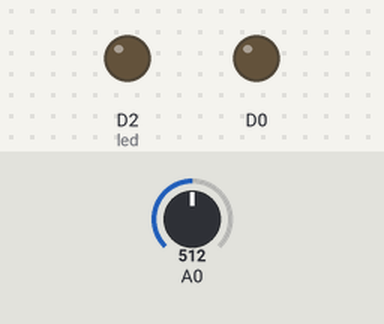
This sketch was run on a simulated ESP8266 (NodeMCU). On the bench: output pins drawn as LEDs (lit = HIGH). Inputs (shaded band) come from the test bench; at power-on: A0 = 512. WiFi joins after 1.5 s; servers stay silent unless stated; no MQTT or app messages arrive unless stated; what the sketch prints to the serial monitor is not drawn.

Above: at 0.1 s.
At 1.6 s:
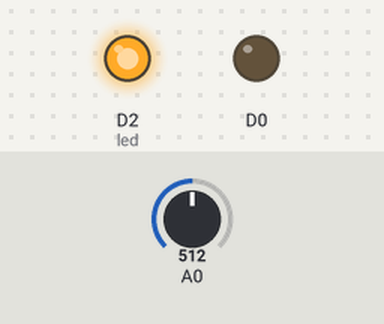
Timing chart, 0 to 3.1 s (numbered marks = the images above):
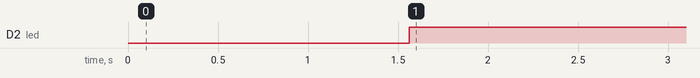

The sketch:

IR_MQTT.ino
```cpp
#include<Adafruit_MQTT_Client.h>
#include "Adafruit_MQTT.h"
#include<ESP8266WiFi.h>
#define wifi_name "Extreme 1"

#define pswd "BeExtreme"
#define server "io.adafruit.com"

#define port 1883

#define username "extreme_1"
#define aiokey "aio_Ojpe69j1sZ5dSj9T01iyE66xkHoD"
const int led = D2;
const int IR =D1;
WiFiClient me;
Adafruit_MQTT_Client mqtt(&me, server, port, username, aiokey);
Adafruit_MQTT_Publish IR_data = Adafruit_MQTT_Publish(&mqtt,username"/feeds/IR_data");

void setup()
{
pinMode (led, OUTPUT);
pinMode(IR,INPUT);

Serial.begin(9600);
delay(10);
pinMode(16,OUTPUT);
Serial.println("Connecting to ");
Serial.print (wifi_name);
WiFi.begin (wifi_name, pswd);

while (WiFi.status () != WL_CONNECTED)
{
delay(500);
Serial.print(".");
}
Serial.println("IP Address is :");
Serial.println (WiFi.localIP());
Serial.print("Connecting to MQTT");
while(mqtt.connect())
{
  Serial.print(".");
  }
 Serial.print("Connected   to MQTT");
}

void loop()
{
   int IR_state = analogRead(IR);
if ( mqtt.connected())
  {
      Serial.println(IR_state);
      Serial.print("...");
    if(IR_data.publish(IR_state))
  {
    Serial.println("Success");
    digitalWrite(led, HIGH);
  }
  else
  {
    Serial.println("Trying");
    digitalWrite(led,LOW);
  }
 }
delay(2000);
}
```

Measured:
- by itself, D2 (led): LOW → HIGH at 1.6 s
